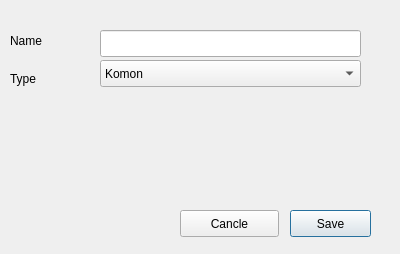
<?xml version="1.0" encoding="UTF-8"?>
<ui version="4.0">
 <class>AddItem</class>
 <widget class="QDialog" name="AddItem">
  <property name="geometry">
   <rect>
    <x>0</x>
    <y>0</y>
    <width>400</width>
    <height>254</height>
   </rect>
  </property>
  <property name="windowTitle">
   <string>Dialog</string>
  </property>
  <widget class="QLineEdit" name="name">
   <property name="geometry">
    <rect>
     <x>100</x>
     <y>30</y>
     <width>261</width>
     <height>27</height>
    </rect>
   </property>
  </widget>
  <widget class="QComboBox" name="comboBox">
   <property name="geometry">
    <rect>
     <x>100</x>
     <y>60</y>
     <width>261</width>
     <height>27</height>
    </rect>
   </property>
   <item>
    <property name="text">
     <string>Komon</string>
    </property>
   </item>
   <item>
    <property name="text">
     <string>Iromuji</string>
    </property>
   </item>
   <item>
    <property name="text">
     <string>Yukata</string>
    </property>
   </item>
  </widget>
  <widget class="QLabel" name="label">
   <property name="geometry">
    <rect>
     <x>10</x>
     <y>30</y>
     <width>81</width>
     <height>21</height>
    </rect>
   </property>
   <property name="text">
    <string>Name</string>
   </property>
  </widget>
  <widget class="QLabel" name="label_2">
   <property name="geometry">
    <rect>
     <x>10</x>
     <y>70</y>
     <width>67</width>
     <height>17</height>
    </rect>
   </property>
   <property name="text">
    <string>Type</string>
   </property>
  </widget>
  <widget class="QPushButton" name="saveButton">
   <property name="geometry">
    <rect>
     <x>290</x>
     <y>210</y>
     <width>81</width>
     <height>27</height>
    </rect>
   </property>
   <property name="text">
    <string>Save</string>
   </property>
  </widget>
  <widget class="QPushButton" name="cancleButton">
   <property name="geometry">
    <rect>
     <x>180</x>
     <y>210</y>
     <width>99</width>
     <height>27</height>
    </rect>
   </property>
   <property name="text">
    <string>Cancle</string>
   </property>
  </widget>
 </widget>
 <resources/>
 <connections/>
</ui>
